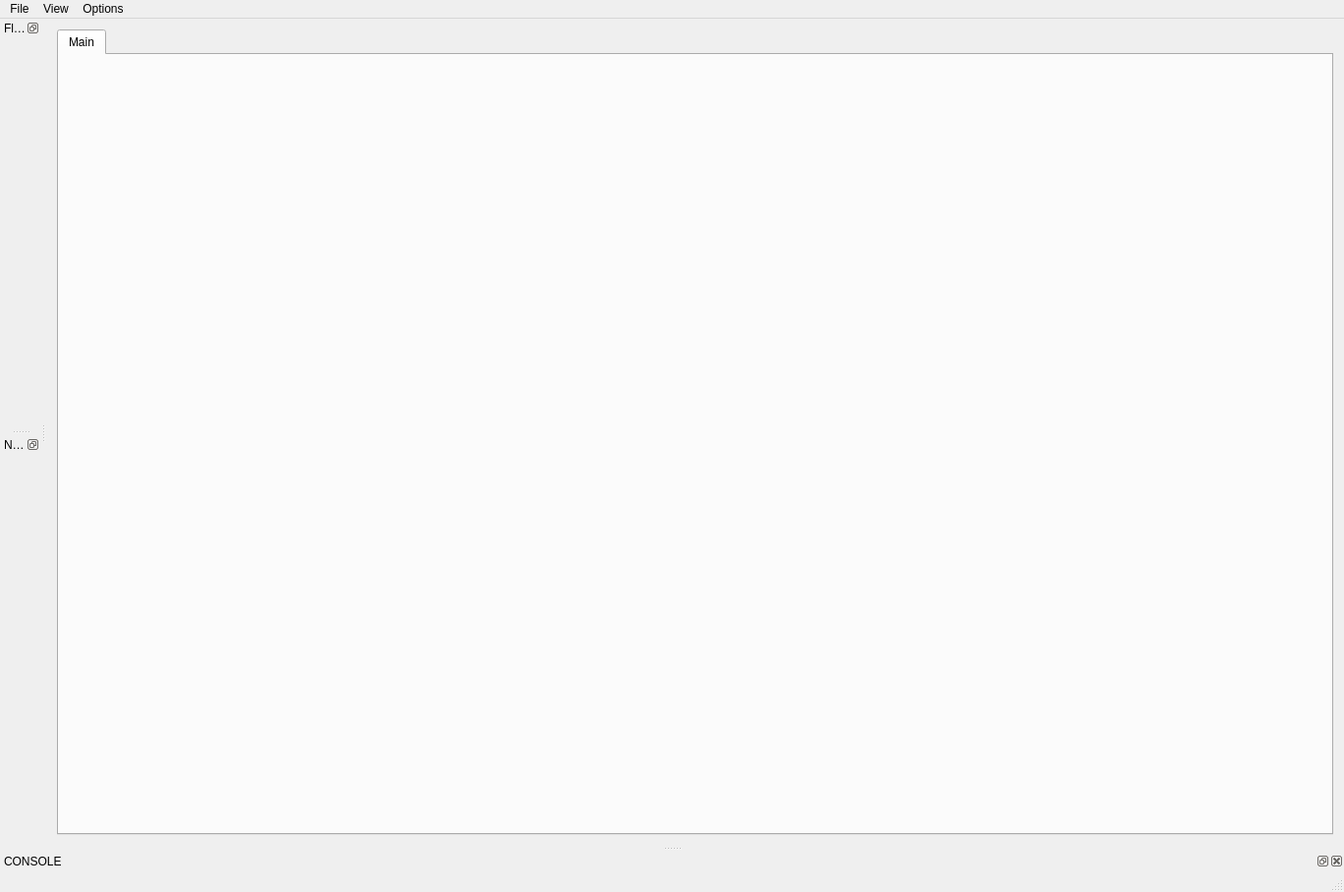
<?xml version="1.0" encoding="UTF-8"?>
<ui version="4.0">
 <class>MainWindow</class>
 <widget class="QMainWindow" name="MainWindow">
  <property name="geometry">
   <rect>
    <x>0</x>
    <y>0</y>
    <width>1368</width>
    <height>908</height>
   </rect>
  </property>
  <property name="sizePolicy">
   <sizepolicy hsizetype="Preferred" vsizetype="Maximum">
    <horstretch>0</horstretch>
    <verstretch>0</verstretch>
   </sizepolicy>
  </property>
  <property name="windowTitle">
   <string>MainWindow</string>
  </property>
  <property name="dockOptions">
   <set>QMainWindow::AllowTabbedDocks|QMainWindow::AnimatedDocks</set>
  </property>
  <widget class="QWidget" name="centralWidget">
   <layout class="QGridLayout" name="gridLayout">
    <item row="0" column="0">
     <widget class="QSplitter" name="main_vertical_splitter">
      <property name="orientation">
       <enum>Qt::Vertical</enum>
      </property>
      <widget class="QSplitter" name="main_horizontal_splitter">
       <property name="orientation">
        <enum>Qt::Horizontal</enum>
       </property>
       <widget class="QTabWidget" name="flows_tab_widget">
        <property name="sizePolicy">
         <sizepolicy hsizetype="Preferred" vsizetype="Preferred">
          <horstretch>0</horstretch>
          <verstretch>0</verstretch>
         </sizepolicy>
        </property>
        <property name="currentIndex">
         <number>0</number>
        </property>
        <widget class="QWidget" name="tab">
         <attribute name="title">
          <string>Main</string>
         </attribute>
        </widget>
       </widget>
      </widget>
     </widget>
    </item>
   </layout>
  </widget>
  <widget class="QMenuBar" name="menuBar">
   <property name="geometry">
    <rect>
     <x>0</x>
     <y>0</y>
     <width>1368</width>
     <height>22</height>
    </rect>
   </property>
   <widget class="QMenu" name="menuFile">
    <property name="title">
     <string>File</string>
    </property>
    <widget class="QMenu" name="menuScripts">
     <property name="title">
      <string>Scripts</string>
     </property>
     <addaction name="actionNew_Flow"/>
     <addaction name="actionRename_Flow"/>
     <addaction name="actionDelete_Flow"/>
    </widget>
    <addaction name="actionImport_Nodes"/>
    <addaction name="actionImport_Example_Nodes"/>
    <addaction name="actionSave_Project"/>
    <addaction name="menuScripts"/>
   </widget>
   <widget class="QMenu" name="menuView">
    <property name="title">
     <string>View</string>
    </property>
    <widget class="QMenu" name="menuFlow_Design_Style">
     <property name="title">
      <string>Flow Theme</string>
     </property>
    </widget>
    <widget class="QMenu" name="menuSave_Picture">
     <property name="title">
      <string>Save Picture</string>
     </property>
     <addaction name="actionSave_Pic_Viewport"/>
     <addaction name="actionSave_Pic_Whole_Scene_scaled"/>
    </widget>
    <widget class="QMenu" name="menuDocks">
     <property name="title">
      <string>Windows</string>
     </property>
    </widget>
    <addaction name="separator"/>
    <addaction name="menuDocks"/>
    <addaction name="menuFlow_Design_Style"/>
    <addaction name="menuSave_Picture"/>
   </widget>
   <widget class="QMenu" name="menuDebugging">
    <property name="title">
     <string>Options</string>
    </property>
    <widget class="QMenu" name="menuInfo_Messages">
     <property name="title">
      <string>Info Messages</string>
     </property>
     <addaction name="actionEnableInfoMessages"/>
     <addaction name="actionDisableInfoMessages"/>
    </widget>
    <addaction name="menuInfo_Messages"/>
   </widget>
   <addaction name="menuFile"/>
   <addaction name="menuView"/>
   <addaction name="menuDebugging"/>
  </widget>
  <widget class="QStatusBar" name="statusBar"/>
  <widget class="QDockWidget" name="flows_dock">
   <property name="features">
    <set>QDockWidget::DockWidgetFloatable|QDockWidget::DockWidgetMovable</set>
   </property>
   <property name="windowTitle">
    <string>Flows</string>
   </property>
   <attribute name="dockWidgetArea">
    <number>1</number>
   </attribute>
   <widget class="QWidget" name="flowsWidgetContents">
    <property name="sizePolicy">
     <sizepolicy hsizetype="Preferred" vsizetype="Preferred">
      <horstretch>0</horstretch>
      <verstretch>0</verstretch>
     </sizepolicy>
    </property>
   </widget>
  </widget>
  <widget class="QDockWidget" name="nodes_dock">
   <property name="features">
    <set>QDockWidget::DockWidgetFloatable|QDockWidget::DockWidgetMovable</set>
   </property>
   <property name="windowTitle">
    <string>Nodes</string>
   </property>
   <attribute name="dockWidgetArea">
    <number>1</number>
   </attribute>
   <widget class="QWidget" name="nodesWidgetContents">
    <property name="sizePolicy">
     <sizepolicy hsizetype="Preferred" vsizetype="Preferred">
      <horstretch>0</horstretch>
      <verstretch>0</verstretch>
     </sizepolicy>
    </property>
   </widget>
  </widget>
  <widget class="QDockWidget" name="consoleDock">
   <property name="features">
    <set>QDockWidget::DockWidgetClosable|QDockWidget::DockWidgetFloatable|QDockWidget::DockWidgetMovable</set>
   </property>
   <property name="allowedAreas">
    <set>Qt::BottomDockWidgetArea</set>
   </property>
   <property name="windowTitle">
    <string>CONSOLE</string>
   </property>
   <attribute name="dockWidgetArea">
    <number>8</number>
   </attribute>
   <widget class="QWidget" name="consoleDockContents">
    <widget class="QWidget" name="console_placeholder_widget" native="true">
     <property name="geometry">
      <rect>
       <x>0</x>
       <y>0</y>
       <width>976</width>
       <height>407</height>
      </rect>
     </property>
    </widget>
   </widget>
  </widget>
  <action name="actionImport_Nodes">
   <property name="text">
    <string>Import Nodes</string>
   </property>
  </action>
  <action name="actionSave_Project">
   <property name="text">
    <string>Save Project</string>
   </property>
  </action>
  <action name="actionDesignDark_Std">
   <property name="text">
    <string>Dark Std</string>
   </property>
  </action>
  <action name="actionDesignDark_Tron">
   <property name="text">
    <string>Dark Tron</string>
   </property>
  </action>
  <action name="actionEnableInfoMessages">
   <property name="text">
    <string>Enable</string>
   </property>
  </action>
  <action name="actionDisableInfoMessages">
   <property name="text">
    <string>Disable</string>
   </property>
  </action>
  <action name="actionSave_Pic_Viewport">
   <property name="text">
    <string>Save Pic - Viewport</string>
   </property>
   <property name="toolTip">
    <string>Save a picture of the current scene's viewport.
This will save exactly what you see in the same resolution.</string>
   </property>
  </action>
  <action name="actionSave_Pic_Whole_Scene_scaled">
   <property name="text">
    <string>Save Pic - Whole Scene (scaled)</string>
   </property>
   <property name="toolTip">
    <string>Saves a picture of the whole current scene. 
The more you zoomed in, the sharper the picture.
This will take a few seconds.</string>
   </property>
  </action>
  <action name="actionNew_Flow">
   <property name="text">
    <string>New</string>
   </property>
  </action>
  <action name="actionRename_Flow">
   <property name="text">
    <string>Rename</string>
   </property>
  </action>
  <action name="actionDelete_Flow">
   <property name="text">
    <string>Delete</string>
   </property>
  </action>
  <action name="actionImport_Example_Nodes">
   <property name="text">
    <string>Import Example Nodes</string>
   </property>
  </action>
  <action name="action">
   <property name="text">
    <string>sd</string>
   </property>
  </action>
 </widget>
 <layoutdefault spacing="6" margin="11"/>
 <resources/>
 <connections/>
</ui>
